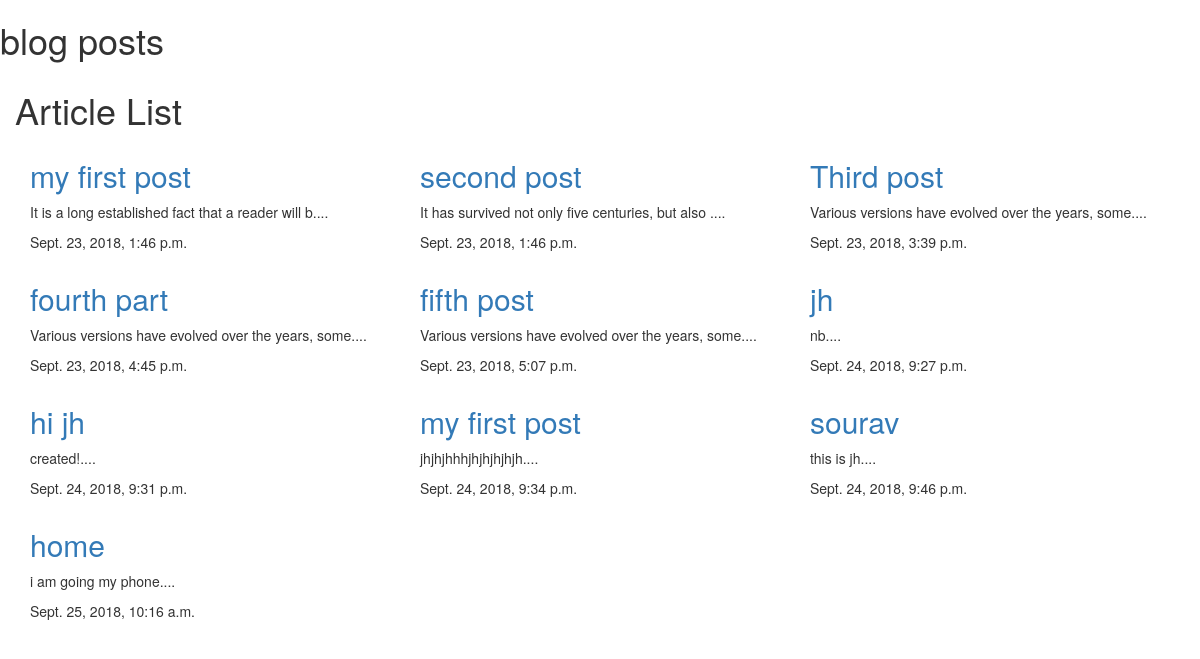
The page / on the database its author committed.
### articles/models.py (models this page shows, shortened)
class Article(models.Model):
    title=models.CharField(max_length=100)
    slug=models.SlugField()
    discription=models.TextField()
    date=models.DateTimeField(auto_now_add=True)
    def snippet(self):
        return self.discription[:50]+'....'

### articles/views.py (the view)
# urls.py: path('', article_list, name='article_list'),
def article_list(request):
    articles=Article.objects.all().order_by('date')
    return  render(request, 'article_list.html', { 'all_post' :articles })

### templates/article_list.html (shortened to what this page needs)
{% extends 'base.html' %}
{% block content %}
<section class="blog">
    <div class="container">
        <div class="row">
            <h1>Article List</h1>
            <div class="articles">
                {% for articles in all_post %}
                    <div class="col-sm-4">
                    <div class="article">
                        <h2><a href='{% url "post_detail_view" id=articles.id %}'>{{ articles.title }}</a></h2>
                        <p>{{ articles.snippet }}<br></p>
                        <p>{{ articles.date }}</p>
                    </div>
                    </div>
                {% endfor %}
            </div>
            </div>
        </div>
    </div>
{% endblock %}

### templates/base.html (shortened to what this page needs)
{% load staticfiles  %}
<!doctype html>
<html lang="en">
  <head>
<link rel="stylesheet" href="{% static 'css/bootstrap.min.css' %}">
  </head>
  <body>
    <h1>blog posts</h1>
        <div class="wrapper">
        {% block content %}
        {% endblock %}
  </body>
</html>

### rows shown on the page
Article: title "my first post", snippet "It is a long established fact that a reader will b....", date "Sept. 23, 2018, 1:46 p.m."
Article: title "second post", snippet "It has survived not only five centuries, but also ....", date "Sept. 23, 2018, 1:46 p.m."
Article: title "Third post", snippet "Various versions have evolved over the years, some....", date "Sept. 23, 2018, 3:39 p.m."
Article: title "fourth part", snippet "Various versions have evolved over the years, some....", date "Sept. 23, 2018, 4:45 p.m."
Article: title "fifth post", snippet "Various versions have evolved over the years, some....", date "Sept. 23, 2018, 5:07 p.m."
Article: title "jh", snippet "nb....", date "Sept. 24, 2018, 9:27 p.m."
Article: title "hi jh", snippet "created!....", date "Sept. 24, 2018, 9:31 p.m."
Article: title "my first post", snippet "jhjhjhhhjhjhjhjhjh....", date "Sept. 24, 2018, 9:34 p.m."
Article: title "sourav", snippet "this is jh....", date "Sept. 24, 2018, 9:46 p.m."
Article: title "home", snippet "i am going my phone....", date "Sept. 25, 2018, 10:16 a.m."
